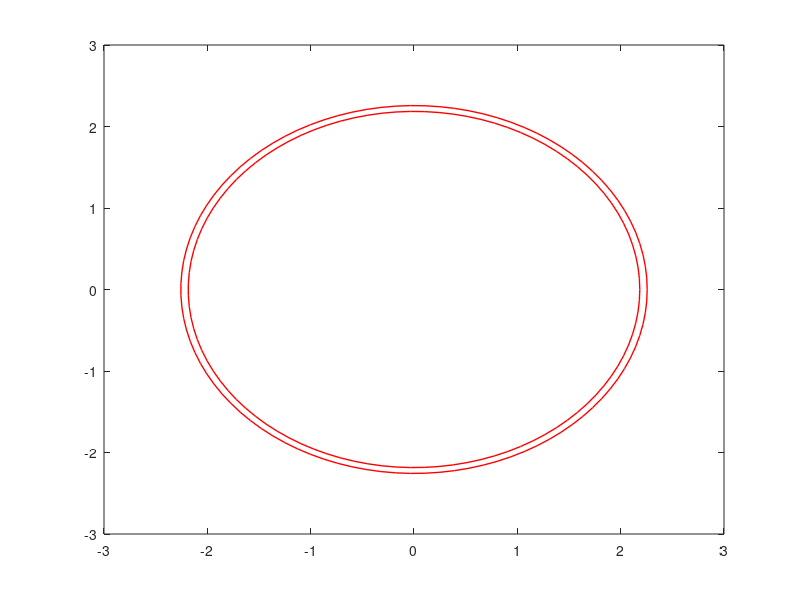

Recreate this plot in MATLAB. (Note: this script raises an error after producing the figure.)
%% Фазовый портрет
eps = -.5;
R = -3.4;
m = 1; k = 15;
l = -sqrt(k/pi); a = -0.7; b = (sqrt((m+k)/pi)-sqrt(k/pi))*3*a/2; c = 0;  d = 0;
r_1 = sqrt(k/pi);
r_2 = sqrt((m+k)/pi);
[x, y] = meshgrid(linspace(-3, 3, 3001));
r = sqrt(x.^2 + y.^2);
phi = linspace(0, 2*pi);

dx = -x.*(l+r).*(3*a*(l+r)+2*b)./(r) - y;
dy = -y.*(l+r).*(3*a*(l+r)+2*b)./(r) + x;

figure(1);
plot(r_1*cos(phi), r_1*sin(phi), '-r', 'LineWidth', 1);
hold on;
plot(r_2*cos(phi), r_2*sin(phi), '-r', 'LineWidth', 1);
hold on;
streamslice(x, y, dx, dy)
hold on;
xlabel('x');
ylabel('y');
axis equal;
axis([-3 3 -3 3]);
legend('$r_1$', '$r_2$', '$Stream$', Interpreter = 'latex', FontSize = 10)


